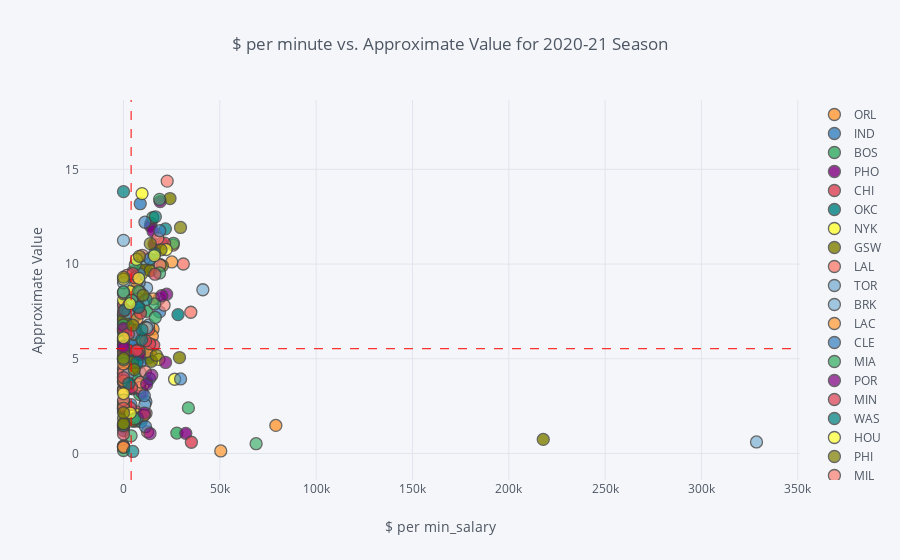

The code cell stored with this chart in its notebook:
### Code cell
merged_df_21.iplot(
        x='$_per_min-20/21',
        y='Approximate Value',
        categories='Tm',
        text="player_names",
        vline= {"x":merged_df_21[merged_df_21["$_per_min-20/21"]<=12000]["$_per_min-20/21"].mean(),
                "color":"#FF0000",
                "dash": "dash"
               },
        hline={"y":merged_df_21[merged_df_21["$_per_min-20/21"]<=12000]["Approximate Value"].mean(),
               "color":"#FF0000",
               "dash": "dash"
              },
        xTitle='$ per min_salary',
        yTitle='Approximate Value',
        title='$ per minute vs. Approximate Value for 2020-21 Season')

### Figure 1 — Plotly figure (JSON) as saved in the notebook; plotly's stock layout.template omitted (floating-point values rounded to 4 significant figures)
{"data": [{"marker": {"color": "rgba(255, 153, 51, 1.0)", "line": {"width": 1.3}, "opacity": 0.8, "size": 12, "symbol": "circle"}, "mode": "markers", "name": "ORL", "text": ["Aaron Gordon", null, null, "Chuma Okeke", "Cole Anthony", null, null, null, "Evan Fournier", null, null, null, null, null, "Khem Birch", "Markelle Fultz", null, "Mo Bamba", null, null, "Terrence Ross"], "textfont": {"color": "#4D5663"}, "type": "scatter", "x": [15370.0, null, null, 4648.0, 4352.0, null, null, null, 14980.0, null, null, null, null, null, 4568.0, 79070.0, null, 14210.0, null, null, 0], "y": [6.57, 2.321, 2.976, 4.761, 5.809, 0.5483, 1.854, 6.088, 6.208, 0.564, 2.281, 4.504, 1.103, 0.3987, 7.049, 1.483, 3.594, 5.208, 14.01, 0.8954, 5.751]}, {"marker": {"color": "rgba(55, 128, 191, 1.0)", "line": {"width": 1.3}, "opacity": 0.8, "size": 12, "symbol": "circle"}, "mode": "markers", "name": "IND", "text": ["Aaron Holiday", null, null, null, "Domantas Sabonis", "Doug McDermott", "Edmond Sumner", "Goga Bitadze", null, null, null, "Justin Holiday", null, "Malcolm Brogdon", "Myles Turner", "Oshae Brissett", null, null, "Victor Oladipo"], "textfont": {"color": "#4D5663"}, "type": "scatter", "x": [0, null, null, null, 8696.0, 8493.0, 2602.0, 12050.0, null, null, null, 0, null, 11660.0, 0, 0, null, null, 8750], "y": [4.251, 0.4504, 0.1085, 0.564, 13.19, 7.49, 4.139, 3.795, 2.031, 0.1347, 4.434, 7.21, 2.33, 9.697, 7.304, 3.415, 9.052, 0.9354, 5.518]}, {"marker": {"color": "rgba(50, 171, 96, 1.0)", "line": {"width": 1.3}, "opacity": 0.8, "size": 12, "symbol": "circle"}, "mode": "markers", "name": "BOS", "text": ["Aaron Nesmith", null, "Daniel Theis", "Grant Williams", "Javonte Green", "Jaylen Brown", "Jayson Tatum", null, "Kemba Walker", "Marcus Smart", "Payton Pritchard", "Robert Williams", "Romeo Langford", null, null, null, null], "textfont": {"color": "#4D5663"}, "type": "scatter", "x": [8422.0, null, 5689.0, 5479.0, 0, 15370.0, 14240.0, null, 0, 11750.0, 3184.0, 11970.0, 27690.0, null, null, null, null], "y": [3.11, 1.483, 7.648, 4.066, 2.437, 10.23, 12.14, 4.227, 7.001, 6.653, 5.349, 7.503, 1.077, 3.433, 1.495, 1.727, 6.508]}, {"marker": {"color": "rgba(128, 0, 128, 1.0)", "line": {"width": 1.3}, "opacity": 0.8, "size": 12, "symbol": "circle"}, "mode": "markers", "name": "PHO", "text": [null, "Cameron Johnson", "Cameron Payne", "Chris Paul", "Damian Jones", null, "Deandre Ayton", "Devin Booker", null, "Frank Kaminsky", "Jae Crowder", "Jalen Smith", "Jevon Carter", null, "Mikal Bridges", null], "textfont": {"color": "#4D5663"}, "type": "scatter", "x": [null, 5609.0, 6024.0, 14010.0, 4729.0, null, 15350.0, 15870.0, null, 0, 0, 32330.0, 3124.0, null, 9242.0, null], "y": [2.272, 5.643, 6.116, 12.01, 3.415, 4.768, 11.73, 11.06, 2.01, 4.473, 6.626, 1.065, 3.441, 2.252, 9.624, 0.326]}, {"marker": {"color": "rgba(219, 64, 82, 1.0)", "line": {"width": 1.3}, "opacity": 0.8, "size": 12, "symbol": "circle"}, "mode": "markers", "name": "CHI", "text": [null, null, "Coby White", null, "Daniel Gafford", null, "Devon Dotson", "Garrett Temple", "Lauri Markkanen", "Luke Kornet", null, "Patrick Williams", "Ryan Arcidiacono", "Thaddeus Young", null, null, "Zach LaVine"], "textfont": {"color": "#4D5663"}, "type": "scatter", "x": [null, null, 4611.0, null, 15680.0, null, 35240.0, 3535.0, 13110.0, 6935.0, null, 4960.0, 0, 4843.0, null, null, 19700.0], "y": [0.2678, 1.844, 8.525, 0.8274, 5.722, 4.583, 0.5951, 4.952, 6.55, 2.202, 3.754, 7.069, 2.369, 9.587, 6.102, 7.674, 11.09]}, {"marker": {"color": "rgba(0, 128, 128, 1.0)", "line": {"width": 1.3}, "opacity": 0.8, "size": 12, "symbol": "circle"}, "mode": "markers", "name": "OKC", "text": ["Al Horford", "Aleksej Pokusevski", null, "Darius Bazley", null, null, "George Hill", "Hamidou Diallo", "Isaiah Roby", null, null, "Justin Jackson", null, "Kenrich Williams", "Luguentz Dort", "Mike Muscala", "Moses Brown", "Shai Gilgeous-Alexander", null, "Ty Jerome"], "textfont": {"color": "#4D5663"}, "type": "scatter", "x": [12790.0, 4596.0, null, 3620.0, null, null, 0, 0, 0, null, null, 0, null, 4330.0, 9901.0, 5426.0, 1915.0, 28290.0, null, 2236.0], "y": [5.035, 3.927, 0.6852, 6.557, 1.528, 1.628, 3.259, 6.116, 6.515, 2.031, 1.052, 2.729, 0.4837, 6.674, 5.46, 3.82, 5.974, 7.33, 5.773, 4.066]}, {"marker": {"color": "rgba(255, 255, 51, 1.0)", "line": {"width": 1.3}, "opacity": 0.8, "size": 12, "symbol": "circle"}, "mode": "markers", "name": "NYK", "text": ["Alec Burks", "Austin Rivers", null, null, "Frank Ntilikina", null, "Immanuel Quickley", null, "Julius Randle", "Kevin Knox", "Mitchell Robinson", "Nerlens Noel", "Obi Toppin", "RJ Barrett", "Reggie Bullock", "Taj Gibson", "Theo Pinson"], "textfont": {"color": "#4D5663"}, "type": "scatter", "x": [8358.0, 0, null, null, 0, null, 3356.0, null, 9622.0, 6466.0, 18380.0, 6257.0, 9960.0, 9512.0, 5382.0, 0, 0], "y": [6.102, 3.381, 2.561, 5.945, 1.391, 1.46, 5.838, null, 13.72, 2.072, 4.967, 7.284, 3.577, 9.502, 6.695, 5.118, null]}, {"marker": {"color": "rgba(128, 128, 0, 1.0)", "line": {"width": 1.3}, "opacity": 0.8, "size": 12, "symbol": "circle"}, "mode": "markers", "name": "GSW", "text": [null, "Andrew Wiggins", null, "Damion Lee", "Draymond Green", null, "Gary Payton II", "James Wiseman", "Jordan Poole", "Juan Toscano-Anderson", null, null, "Kevon Looney", "Marquese Chriss", null, null, "Stephen Curry"], "textfont": {"color": "#4D5663"}, "type": "scatter", "x": [null, 10290.0, null, 0, 13920.0, null, 217875, 14500.0, 29050.0, 0, null, null, 7321.0, 0, null, null, 24120.0], "y": [0.6256, 9.854, 4.283, 4.975, 9.66, 3.927, 0.7432, 4.868, 5.065, 5.73, 7.297, 5.758, 5.715, 0.3987, 3.233, 1.99, 13.46]}, {"marker": {"color": "rgba(251, 128, 114, 1.0)", "line": {"width": 1.3}, "opacity": 0.8, "size": 12, "symbol": "circle"}, "mode": "markers", "name": "LAL", "text": ["Alex Caruso", null, "Anthony Davis", null, null, null, "Kentavious Caldwell-Pope", "Kostas Antetokounmpo", "Kyle Kuzma", "LeBron James", null, "Markieff Morris", "Montrezl Harrell", null, "Talen Horton-Tucker", "Wesley Matthews"], "textfont": {"color": "#4D5663"}, "type": "scatter", "x": [7780.0, null, 34940.0, null, null, null, 7731.0, 0, 6653.0, 31050.0, null, 0, 1747.0, null, 8451.0, 0], "y": [5.065, 1.844, 7.457, 8.2, 1.001, 0.5324, 6.327, 0.326, 8.013, 10.0, 5.012, 4.99, 9.404, 1.14, 5.917, 3.312]}, {"marker": {"color": "rgba(128, 177, 211, 1.0)", "line": {"width": 1.3}, "opacity": 0.8, "size": 12, "symbol": "circle"}, "mode": "markers", "name": "TOR", "text": ["Alex Len", null, "Chris Boucher", null, "Fred VanVleet", null, null, null, "Kyle Lowry", "Malachi Flynn", null, "Norman Powell", "OG Anunoby", "Pascal Siakam", null, null, "Stanley Johnson", "Terence Davis", "Yuta Watanabe"], "textfont": {"color": "#4D5663"}, "type": "scatter", "x": [0, null, 8087.0, null, 12020.0, null, null, null, 18540, 4174.0, null, 8163.0, 13010.0, 18890.0, null, null, 0, 0, 0], "y": [5.852, 4.699, 8.921, 4.37, 8.733, 2.418, 0.4837, 1.357, 8.168, 4.131, 1.65, 9.052, 6.784, 9.987, 0.3446, 1.791, 4.017, 4.99, 3.745]}, {"marker": {"color": "rgba(128, 177, 211, 0.8999999999999999)", "line": {"width": 1.3}, "opacity": 0.8, "size": 12, "symbol": "circle"}, "mode": "markers", "name": "BRK", "text": ["Alize Johnson", null, "Bruce Brown", "Caris LeVert", null, "DeAndre Jordan", null, "Jarrett Allen", "Jeff Green", "Joe Harris", "Kevin Durant", "Kyrie Irving", "Landry Shamet", null, null, "Noah Vonleh", null, null, null, "Spencer Dinwiddie", "Taurean Prince", null, null, null], "textfont": {"color": "#4D5663"}, "type": "scatter", "x": [0, null, 4688.0, 0, null, 0, null, 10730.0, 0, 9308.0, 41180.0, 0, 7306.0, null, null, 0, null, null, null, 328600.0, 8453.0, null, null, null], "y": [2.252, 0.3446, 7.423, 7.903, 1.65, 7.417, 0, 10.28, 7.33, 8.379, 8.645, 11.25, 4.952, 1.606, 3.96, null, 0.7432, 1.65, 0.7856, 0.6104, 4.291, 3.687, 2.58, 2.692]}, {"marker": {"color": "rgba(255, 153, 51, 0.8999999999999999)", "line": {"width": 1.3}, "opacity": 0.8, "size": 12, "symbol": "circle"}, "mode": "markers", "name": "LAC", "text": ["Amir Coffey", null, "Ivica Zubac", null, "Kawhi Leonard", null, "Luke Kennard", "Malik Fitts", "Marcus Morris", "Mfiondu Kabengele", "Nicolas Batum", "Patrick Beverley", null, "Paul George", "Reggie Jackson", "Serge Ibaka", "Terance Mann"], "textfont": {"color": "#4D5663"}, "type": "scatter", "x": [9306.0, null, 6795.0, null, 25740.0, null, 11980.0, 50470.0, 11400.0, 6292.0, 6382.0, 0, null, 25060.0, 0, 0, 8374.0], "y": [1.854, 1.286, 9.04, 0.5324, 11.0, 6.151, 5.386, 0.1347, 6.653, 1.705, 7.337, 3.936, 2.674, 10.11, 6.818, 5.96, 6.002]}, {"marker": {"color": "rgba(55, 128, 191, 0.8999999999999999)", "line": {"width": 1.3}, "opacity": 0.8, "size": 12, "symbol": "circle"}, "mode": "markers", "name": "CLE", "text": [null, "Andre Drummond", "Cedi Osman", "Collin Sexton", null, null, "Darius Garland", "Dean Wade", "Dylan Windler", "Isaac Okoro", "JaVale McGee", null, "Kevin Love", "Lamar Stevens", null, null, "Matthew Dellavedova", null, null], "textfont": {"color": "#4D5663"}, "type": "scatter", "x": [null, 2705.0, 4450.0, 8191.0, null, null, 18720.0, 4711.0, 11620.0, 4105.0, 8458.0, null, 0, 3869.0, null, null, 0, null, null], "y": [0.4671, 8.136, 5.657, 9.483, 3.294, 0.6852, 7.476, 5.073, 2.729, 5.866, 4.784, 0.1826, 4.066, 2.58, 5.253, 0.2678, 1.214, 0.8411, 1.09]}, {"marker": {"color": "rgba(50, 171, 96, 0.8999999999999999)", "line": {"width": 1.3}, "opacity": 0.8, "size": 12, "symbol": "circle"}, "mode": "markers", "name": "MIA", "text": ["Andre Iguodala", null, "Bam Adebayo", null, "Dewayne Dedmon", "Duncan Robinson", "Gabe Vincent", null, "Jimmy Butler", "KZ Okpala", "Kelly Olynyk", "Kendrick Nunn", null, "Max Strus", null, "Precious Achiuwa", null, "Tyler Herro", "Udonis Haslem"], "textfont": {"color": "#4D5663"}, "type": "scatter", "x": [0, null, 15210.0, null, 33680.0, 8026.0, 0, null, 25890.0, 4623.0, 6107.0, 0, null, 0, null, 5942.0, null, 16510.0, 0], "y": [5.012, 2.162, 12.46, 0.9221, 2.408, 7.733, 2.589, 6.109, 11.1, 1.705, 9.963, 7.069, 2.985, 2.494, 0.307, 4.163, 3.911, 7.183, 0.1592]}, {"marker": {"color": "rgba(128, 0, 128, 0.8999999999999999)", "line": {"width": 1.3}, "opacity": 0.8, "size": 12, "symbol": "circle"}, "mode": "markers", "name": "POR", "text": ["Anfernee Simons", null, "CJ McCollum", null, "Damian Lillard", null, null, null, null, null, null, "Nassir Little", "Robert Covington", null, null, null], "textfont": {"color": "#4D5663"}, "type": "scatter", "x": [21840.0, null, 22380.0, null, 19030.0, null, null, null, null, null, null, 9766.0, 5213.0, null, null, null], "y": [4.807, 1.14, 8.411, 7.15, 13.3, 5.17, 11.07, 6.165, 2.58, 6.341, 0.2265, 3.198, 8.341, 2.785, 0.9486, 0.3446]}, {"marker": {"color": "rgba(219, 64, 82, 0.8999999999999999)", "line": {"width": 1.3}, "opacity": 0.8, "size": 12, "symbol": "circle"}, "mode": "markers", "name": "MIN", "text": ["Anthony Edwards", null, "D'Angelo Russell", null, "Jaden McDaniels", null, "Jarred Vanderbilt", "Jarrett Culver", "Jaylen Nowell", "Jordan McLaughlin", "Josh Okogie", null, "Karl-Anthony Towns", "Malik Beasley", "Naz Reid", "Ricky Rubio"], "textfont": {"color": "#4D5663"}, "type": "scatter", "x": [5849.0, null, 0, null, 2582.0, null, 4125.0, 3531.0, 0, 2473.0, 0, null, 21320.0, 13610.0, 0, 3469.0], "y": [9.281, null, 6.453, 2.301, 5.46, 2.94, 6.529, 2.418, 3.762, 4.37, 4.235, 4.323, 11.1, 5.795, 7.766, 7.851]}, {"marker": {"color": "rgba(0, 128, 128, 0.8999999999999999)", "line": {"width": 1.3}, "opacity": 0.8, "size": 12, "symbol": "circle"}, "mode": "markers", "name": "WAS", "text": ["Anthony Gill", null, "Bradley Beal", null, "Deni Avdija", null, "Garrison Mathews", null, null, null, null, "Moritz Wagner", "Raul Neto", "Robin Lopez", "Rui Hachimura", "Russell Westbrook", "Thomas Bryant", null], "textfont": {"color": "#4D5663"}, "type": "scatter", "x": [9162.0, null, 21770.0, null, 4983.0, null, 1927.0, null, null, null, null, 0, 0, 0, 4723.0, 0, 0, null], "y": [1.672, null, 11.86, 0.7574, 4.906, 5.664, 3.787, 1.628, 4.567, 1.201, 0.6705, 3.985, 6.038, 6.886, 7.103, 13.82, 2.34, 2.551]}, {"marker": {"color": "rgba(255, 255, 51, 0.8999999999999999)", "line": {"width": 1.3}, "opacity": 0.8, "size": 12, "symbol": "circle"}, "mode": "markers", "name": "HOU", "text": ["Anthony Lamb", "Armoni Brooks", null, null, null, null, "Christian Wood", null, "David Nwaba", null, "Eric Gordon", "Jae'Sean Tate", "James Harden", "John Wall", null, null, null, null, null, null, null, "Sterling Brown"], "textfont": {"color": "#4D5663"}, "type": "scatter", "x": [4245.0, 0, null, null, null, null, 0, null, 7944.0, null, 26510.0, 3182.0, 22150.0, 5282.0, null, null, null, null, null, null, null, 0], "y": [1.969, 2.504, 3.355, 1.801, 0.4504, 0.9617, 8.11, 3.704, 3.653, 5.05, 3.919, 8.563, 10.77, 6.292, 1.65, 5.496, 4.211, 1.506, 2.031, 3.927, 0.1085, 5.26]}, {"marker": {"color": "rgba(128, 128, 0, 0.8999999999999999)", "line": {"width": 1.3}, "opacity": 0.8, "size": 12, "symbol": "circle"}, "mode": "markers", "name": "PHI", "text": [null, "Ben Simmons", null, "Danny Green", null, "Furkan Korkmaz", "Isaiah Joe", "Joel Embiid", "Matisse Thybulle", null, "Paul Reed", null, "Seth Curry", "Shake Milton", null, "Tobias Harris", "Tony Bradley", "Tyrese Maxey", null], "textfont": {"color": "#4D5663"}, "type": "scatter", "x": [null, 20190.0, null, 0, null, 5057.0, 5215.0, 29590.0, 4835.0, null, 0, null, 0, 0, null, 19500.0, 0, 4646.0, null], "y": [0.3987, 9.908, 0.7288, 7.055, 7.753, 4.512, 1.759, 11.93, 4.536, 3.021, 1.854, 0.6852, 6.39, 6.584, null, 10.75, 5.073, 4.807, 0.2678]}, {"marker": {"color": "rgba(251, 128, 114, 0.8999999999999999)", "line": {"width": 1.3}, "opacity": 0.8, "size": 12, "symbol": "circle"}, "mode": "markers", "name": "MIL", "text": [null, "Bobby Portis", "Brook Lopez", "Bryn Forbes", null, null, "Donte DiVincenzo", null, "Giannis Antetokounmpo", null, "Jordan Nwora", "Jrue Holiday", "Khris Middleton", "Mamadi Diakite", "Pat Connaughton", "Sam Merrill", "Thanasis Antetokounmpo", "Torrey Craig"], "textfont": {"color": "#4D5663"}, "type": "scatter", "x": [null, 8536.0, 0, 0, null, null, 2605.0, null, 22670.0, null, 11680.0, 18960.0, 17800.0, 12490.0, 5983.0, 0, 0, 0], "y": [0.4504, 8.525, 8.436, 5.379, 4.784, 2.674, 7.805, 0.363, 14.38, 0, 2.122, 9.945, 11.36, 1.14, 6.425, 1.495, 2.822, 4.465]}, {"marker": {"color": "rgba(251, 128, 114, 0.7999999999999998)", "line": {"width": 1.3}, "opacity": 0.8, "size": 12, "symbol": "circle"}, "mode": "markers", "name": "CHO", "text": ["Bismack Biyombo", "Caleb Martin", "Cody Martin", null, null, "Gordon Hayward", null, "Jalen McDaniels", "LaMelo Ball", "Malik Monk", null, null, "Nick Richards", null, "Terry Rozier", null], "textfont": {"color": "#4D5663"}, "type": "scatter", "x": [0, 8317.0, 8905.0, null, null, 21060.0, null, 0, 7420.0, 11330.0, null, null, 0, null, 9738.0, null], "y": [5.924, 3.475, 3.77, 6.348, 7.076, 7.831, 0.4161, 4.259, 8.168, 4.315, 8.784, 0.1826, 0.381, 8.481, 10.46, 0.9748]}, {"marker": {"color": "rgba(128, 177, 211, 0.7999999999999998)", "line": {"width": 1.3}, "opacity": 0.8, "size": 12, "symbol": "circle"}, "mode": "markers", "name": "DET", "text": ["Blake Griffin", null, "Delon Wright", "Derrick Rose", null, "Isaiah Stewart", null, "Jerami Grant", null, "Killian Hayes", "Mason Plumlee", "Rodney McGruder", "Saben Lee", "Saddiq Bey", null, null, null], "textfont": {"color": "#4D5663"}, "type": "scatter", "x": [0, null, 4688.0, 12190.0, null, 3620.0, null, 0, null, 11070.0, 0, 0, 2256.0, 2387.0, null, null, null], "y": [5.686, 0.7996, 8.065, 6.633, 3.611, 7.799, 2.222, 8.506, 6.57, 2.57, 9.015, 1.46, 4.171, 7.437, 3.172, 5.012, 4.195]}, {"marker": {"color": "rgba(255, 153, 51, 0.7999999999999998)", "line": {"width": 1.3}, "opacity": 0.8, "size": 12, "symbol": "circle"}, "mode": "markers", "name": "DAL", "text": [null, "Dorian Finney-Smith", "Dwight Powell", "Jalen Brunson", "James Johnson", "Josh Green", "Josh Richardson", null, null, "Maxi Kleber", null, null, "Trey Burke", null, "Tyrell Terry", null, null], "textfont": {"color": "#4D5663"}, "type": "scatter", "x": [null, 6972.0, 0, 15530.0, 0, 10710.0, 0, null, null, 8203.0, null, null, 0, null, 0, null, null], "y": [2.748, 7.103, 5.511, 8.168, 4.73, 2.021, 6.522, 8.232, 13.77, 5.393, 0.6407, 8.213, 3.837, 0.4671, 0.326, 1.875, 4.959]}, {"marker": {"color": "rgba(55, 128, 191, 0.7999999999999998)", "line": {"width": 1.3}, "opacity": 0.8, "size": 12, "symbol": "circle"}, "mode": "markers", "name": "ATL", "text": [null, null, "Bruno Fernando", "Cam Reddish", "Clint Capela", "Danilo Gallinari", "De'Andre Hunter", "John Collins", "Kevin Huerter", null, "Nathan Knight", "Onyeka Okongwu", null, null, null, null, "Trae Young"], "textfont": {"color": "#4D5663"}, "type": "scatter", "x": [null, null, 11420.0, 10810.0, 11130.0, 5567.0, 29630.0, 13710.0, 7370.0, null, 7159.0, 13490.0, null, null, null, null, 18850.0], "y": [6.708, 2.711, 1.415, 3.057, 12.21, 6.327, 3.936, 10.27, 7.733, 0.08009, 1.875, 3.952, 4.195, 1.928, 4.442, 3.77, 11.76]}, {"marker": {"color": "rgba(50, 171, 96, 0.7999999999999998)", "line": {"width": 1.3}, "opacity": 0.8, "size": 12, "symbol": "circle"}, "mode": "markers", "name": "UTA", "text": [null, "Derrick Favors", "Donovan Mitchell", null, null, "Georges Niang", null, "Joe Ingles", "Jordan Clarkson", "Juwan Morgan", "Mike Conley", null, "Royce O'Neale", "Rudy Gobert", null, "Trent Forrest", "Udoka Azubuike"], "textfont": {"color": "#4D5663"}, "type": "scatter", "x": [null, 0, 18730.0, null, null, 0, null, 0, 7844.0, 3920.0, 16260.0, null, 4239.0, 18750.0, null, 5834.0, 68830.0], "y": [8.544, 6.784, 9.532, 0.4671, 1.152, 4.944, 1.274, 8.531, 8.569, 0.9354, 7.903, 2.092, 8.097, 13.42, 1.517, 1.833, 0.5163]}, {"marker": {"color": "rgba(128, 0, 128, 0.7999999999999998)", "line": {"width": 1.3}, "opacity": 0.8, "size": 12, "symbol": "circle"}, "mode": "markers", "name": "DEN", "text": ["Bol Bol", "Facundo Campazzo", "Gary Harris", null, "Isaiah Hartenstein", "JaMychal Green", "Jamal Murray", null, null, "Monte Morris", null, null, null, null, null, "Will Barton", "Zeke Nnaji"], "textfont": {"color": "#4D5663"}, "type": "scatter", "x": [13750, 0, 12040.0, null, 14660.0, 0, 19860.0, null, null, 8195.0, null, null, null, null, null, 0, 10850.0], "y": [1.052, 5.599, 3.653, null, 4.131, 5.657, 8.328, 1.065, 10.26, 5.215, 17.26, 4.536, 6.208, 4.211, 1.573, 6.619, 2.132]}, {"marker": {"color": "rgba(219, 64, 82, 0.7999999999999998)", "line": {"width": 1.3}, "opacity": 0.8, "size": 12, "symbol": "circle"}, "mode": "markers", "name": "MEM", "text": ["Brandon Clarke", "De'Anthony Melton", "Desmond Bane", "Dillon Brooks", "Gorgui Dieng", "Grayson Allen", "Ja Morant", null, "John Konchar", null, null, "Justise Winslow", "Killian Tillie", "Kyle Anderson", null, null, "Tyus Jones", null], "textfont": {"color": "#4D5663"}, "type": "scatter", "x": [8834.0, 7656.0, 2531.0, 0, 0, 6751.0, 16320.0, null, 4174.0, null, null, 0, 0, 4886.0, null, null, 11460.0, null], "y": [7.41, 5.474, 6.32, 7.523, 4.009, 5.43, 9.465, 2.222, 3.484, 11.98, 0.5324, 2.389, 1.027, 9.496, 0.7996, 0.2678, 5.945, 5.787]}, {"marker": {"color": "rgba(0, 128, 128, 0.7999999999999998)", "line": {"width": 1.3}, "opacity": 0.8, "size": 12, "symbol": "circle"}, "mode": "markers", "name": "NOP", "text": ["Brandon Ingram", "Didi Louzada", "Eric Bledsoe", null, null, null, "Jaxson Hayes", "Josh Hart", null, "Lonzo Ball", "Naji Marshall", "Nickeil Alexander-Walker", null, null, "Steven Adams", "Wenyen Gabriel", null, null, "Zion Williamson"], "textfont": {"color": "#4D5663"}, "type": "scatter", "x": [16170.0, 4786.0, 615.8, null, null, null, 9513.0, 9607.0, null, 11710.0, 2758.0, 7024.0, null, null, 7850.0, 0, null, null, 16540.0], "y": [10.56, 0.1085, 7.575, 0.2474, 3.048, 0.381, 6.009, 6.536, 3.745, 8.129, 3.695, 4.807, 2.57, 0.9354, 7.713, 1.472, null, 5.859, 12.5]}, {"marker": {"color": "rgba(255, 255, 51, 0.7999999999999998)", "line": {"width": 1.3}, "opacity": 0.8, "size": 12, "symbol": "circle"}, "mode": "markers", "name": "SAC", "text": ["Buddy Hield", "Chimezie Metu", "Cory Joseph", "DaQuan Jeffries", "De'Aaron Fox", null, "Harrison Barnes", null, null, null, null, null, null, null, null, "Richaun Holmes", null, "Tyrese Haliburton"], "textfont": {"color": "#4D5663"}, "type": "scatter", "x": [7924.0, 0, 0, 3574.0, 16010.0, null, 0, null, null, null, null, null, null, null, null, 6760.0, null, 3327.0], "y": [9.25, 3.163, 6.109, 2.142, 10.45, 1.759, 9.201, 4.315, 1.426, 0.6852, 1.65, 1.345, 1.027, 6.144, 3.467, 10.25, 0.5001, 7.909]}, {"marker": {"color": "rgba(128, 128, 0, 0.7999999999999998)", "line": {"width": 1.3}, "opacity": 0.8, "size": 12, "symbol": "circle"}, "mode": "markers", "name": "SAS", "text": [null, "DeMar DeRozan", "Dejounte Murray", "Derrick White", "Devin Vassell", "Drew Eubanks", "Jakob Poeltl", "Keita Bates-Diop", "Keldon Johnson", null, null, null, null, null, "Rudy Gay", "Tre Jones", "Trey Lyles"], "textfont": {"color": "#4D5663"}, "type": "scatter", "x": [null, 13910.0, 8281.0, 17020.0, 5576.0, 0, 0, 0, 10160.0, null, null, null, null, null, 4771.0, 0, 0], "y": [0.2678, 11.08, 10.41, 5.185, 4.434, 5.02, 9.312, 1.562, 8.353, 4.017, 5.319, 1.833, 5.967, 0.7996, 6.777, 1.573, 2.152]}], "layout": {"legend": {"bgcolor": "#F5F6F9", "font": {"color": "#4D5663"}}, "paper_bgcolor": "#F5F6F9", "plot_bgcolor": "#F5F6F9", "shapes": [{"line": {"color": "#FF0000", "dash": "dash", "width": 1}, "type": "line", "x0": 0, "x1": 1, "xref": "paper", "y0": 5.532, "y1": 5.532, "yref": "y"}, {"line": {"color": "#FF0000", "dash": "dash", "width": 1}, "type": "line", "x0": 3953.0, "x1": 3953.0, "xref": "x", "y0": 0, "y1": 1, "yref": "paper"}], "title": "$ per minute vs. Approximate Value for 2020-21 Season", "titlefont": {"color": "#4D5663"}, "xaxis": {"gridcolor": "#E1E5ED", "showgrid": true, "tickfont": {"color": "#4D5663"}, "title": "$ per min_salary", "titlefont": {"color": "#4D5663"}, "zerolinecolor": "#E1E5ED"}, "yaxis": {"gridcolor": "#E1E5ED", "showgrid": true, "tickfont": {"color": "#4D5663"}, "title": "Approximate Value", "titlefont": {"color": "#4D5663"}, "zerolinecolor": "#E1E5ED"}}}
